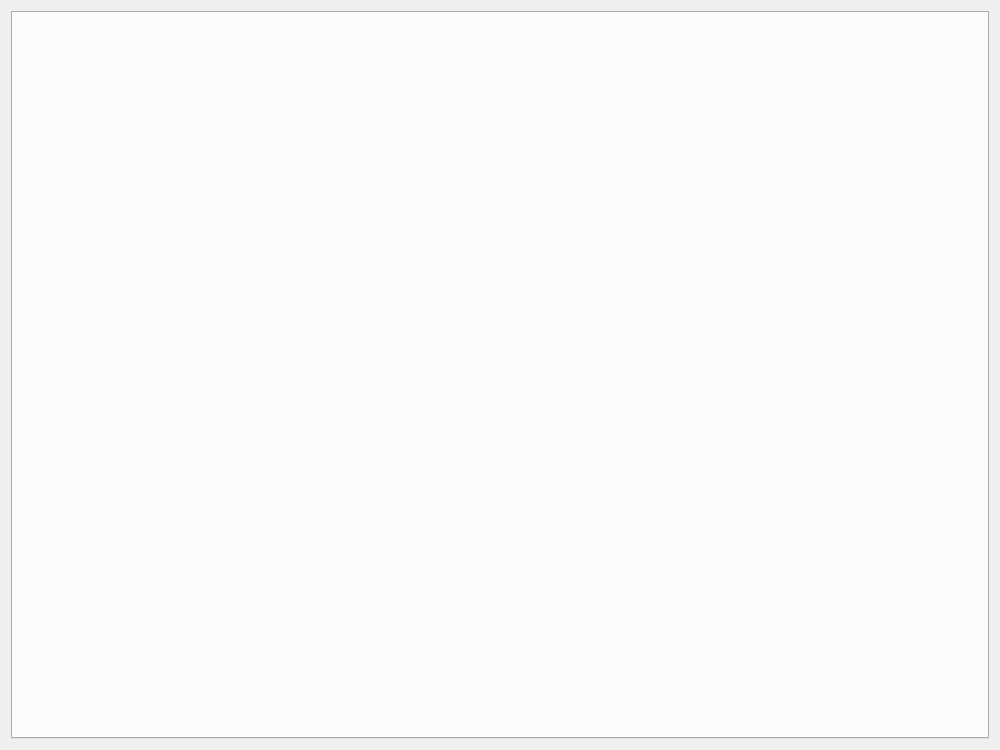
<?xml version="1.0" encoding="UTF-8"?>
<ui version="4.0">
 <class>MainWindow</class>
 <widget class="QMainWindow" name="MainWindow">
  <property name="geometry">
   <rect>
    <x>0</x>
    <y>0</y>
    <width>1000</width>
    <height>750</height>
   </rect>
  </property>
  <property name="minimumSize">
   <size>
    <width>1000</width>
    <height>750</height>
   </size>
  </property>
  <property name="windowTitle">
   <string>ckb-next</string>
  </property>
  <property name="windowIcon">
   <iconset resource="image.qrc">
    <normaloff>:/img/ckb-next.png</normaloff>:/img/ckb-next.png</iconset>
  </property>
  <property name="unifiedTitleAndToolBarOnMac">
   <bool>true</bool>
  </property>
  <widget class="QWidget" name="centralWidget">
   <layout class="QGridLayout" name="gridLayout">
    <item row="0" column="0">
     <widget class="QTabWidget" name="tabWidget">
      <property name="currentIndex">
       <number>-1</number>
      </property>
     </widget>
    </item>
   </layout>
  </widget>
  <action name="actionExit">
   <property name="text">
    <string>Exit</string>
   </property>
   <property name="shortcut">
    <string>Ctrl+Q</string>
   </property>
  </action>
  <action name="actionAbout">
   <property name="text">
    <string>About</string>
   </property>
  </action>
 </widget>
 <layoutdefault spacing="6" margin="11"/>
 <resources>
  <include location="image.qrc"/>
 </resources>
 <connections/>
</ui>
